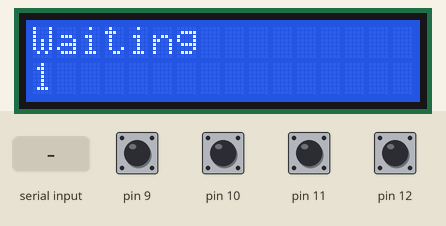
Recording of a sketch running on a simulated Arduino Uno, built with avr-gcc and run on an emulated ATmega328P. Shown: 16×2 character LCD. Inputs (shaded band) come from the test bench; at power-on: pin 9–12 HIGH.

Above: at 1.6 s.
1.7 s: "1\n" received over Serial
At 2.1 s:
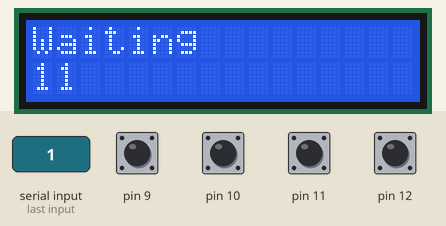
3.3 s: byte 3 (3) received over Serial
At 4.6 s:
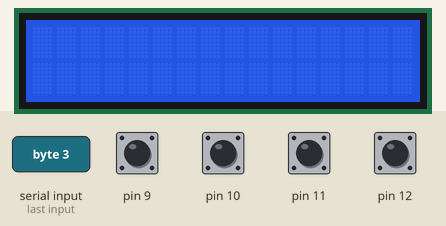
4.9 s: "0\n" received over Serial
At 5.9 s:
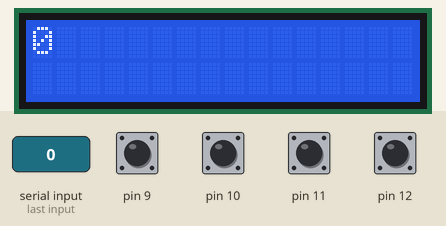
6.5 s: "2\n" received over Serial
At 7.2 s:
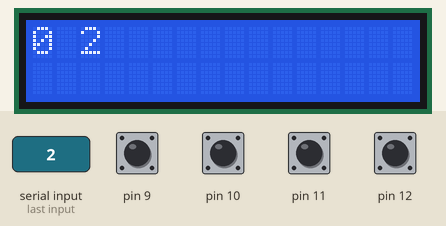
8.1 s: "1\n" received over Serial
At 9.4 s:
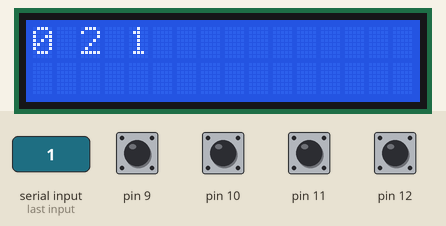
9.7 s: "0\n" received over Serial
At 10.9 s:
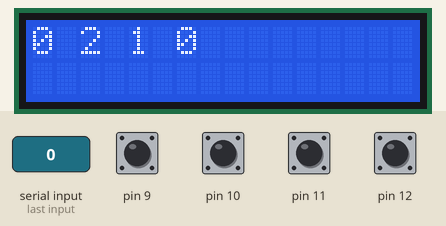
Timing chart, 0 to 12.3 s (numbered marks = the images above; inputs shaded):
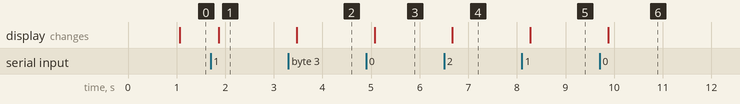

Measured:
- after the input at 1.7 s, the display: changes after 0.17 s (image 1)
- after the input at 3.3 s, the display: changes after 0.17 s (image 2)
- after the input at 4.9 s, the display: changes after 0.17 s (image 3)
- after the input at 6.5 s, the display: changes after 0.17 s (image 4)
- after the input at 8.1 s, the display: changes after 0.17 s (image 5)
- after the input at 9.7 s, the display: changes after 0.17 s (image 6)

The sketch:

lcdarduino.ino
```cpp
#include <LiquidCrystal.h>

// LiquidCrystal(rs, enable, d4, d5, d6, d7)
LiquidCrystal lcd(8, 7, 6, 5, 4, 3);
bool wait;


void setup() {
    wait = true;
    pinMode(9,  INPUT_PULLUP);
    pinMode(10, INPUT_PULLUP);
    pinMode(11, INPUT_PULLUP);
    pinMode(12, INPUT_PULLUP);

    Serial.begin(115200);

    lcd.begin(16,2);
    lcd.print("Waiting ");
}


void loop() {
    if (wait == true) {
        lcd.setCursor(0, 1);
        lcd.print(millis() / 1000);
    }

    for (uint8_t which = 9; which <= 12; which++) {
        uint8_t btnBefore = digitalRead(which);
        delay(50);
        uint8_t btnAfter = digitalRead(which);
        if (btnBefore == LOW && btnAfter == LOW) {
            if (which == 9) {
                // volume down
                Serial.println("v-");
            }
            else if (which == 10) {
                // volume up
                Serial.println("v+");
            }
            else if (which == 11) {
                // next channel
                Serial.println("c+");
            }
            else {
                // previous channel
                Serial.println("c-");
            }
        }
    }

    if (Serial.available()) {
        wait = false;
        // read all the available characters
        while (Serial.available() > 0) {
            char c = Serial.read();
            // Serial.println(int(c));
            if (c == 3) {
                lcd.clear();
            }
            else if (c == 21) {
                // Ctrl-U: set cursor position row 0, column 0
                lcd.setCursor(0, 0);
            } else if (c == 22) {
                // Ctrl-V: set cursor position row 1, column 0
                lcd.setCursor(0, 1);
            } else {
                lcd.write(c);
            }
        }
    }
}
```
